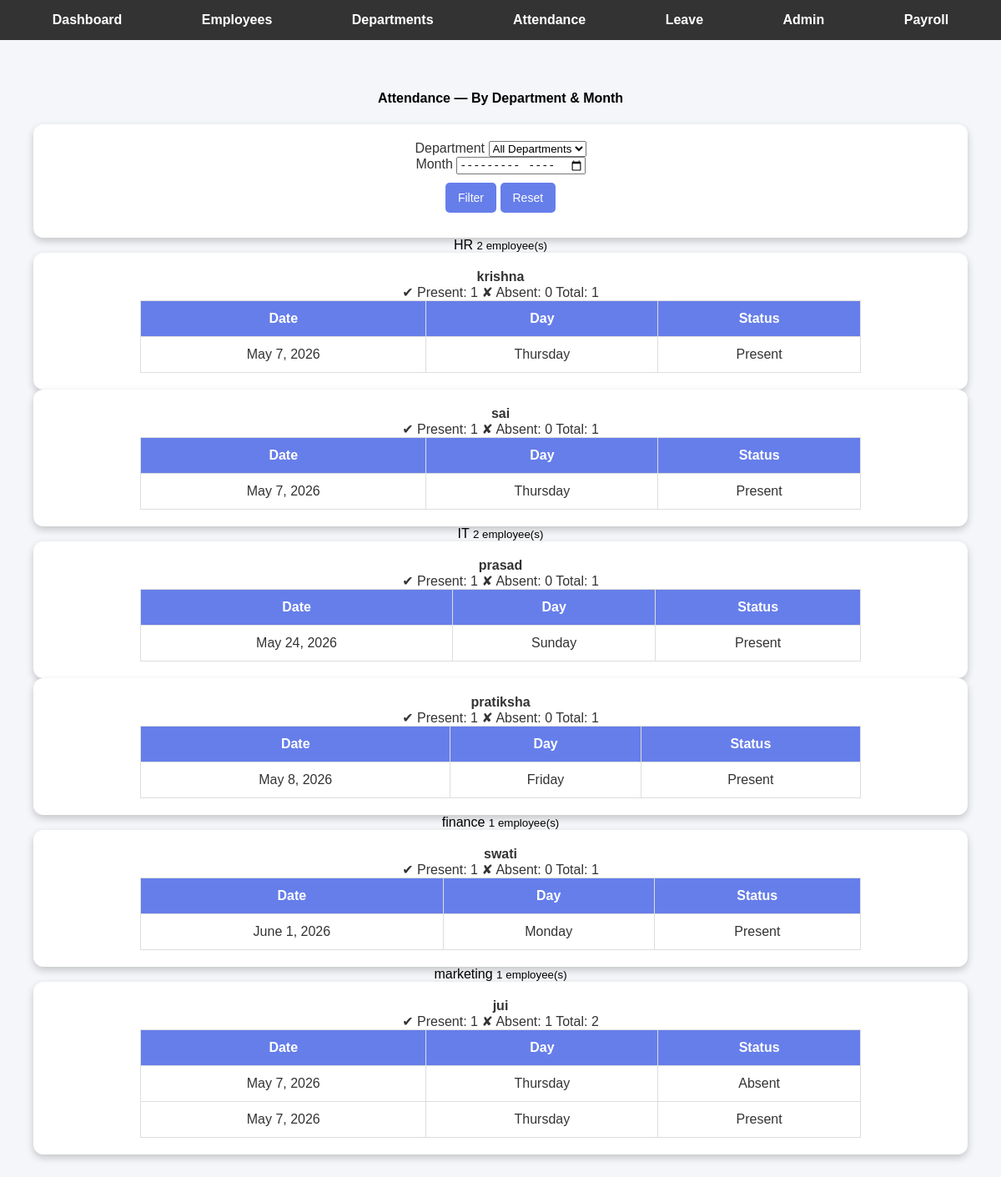
The page /attendance-ui/ on the database its author committed.
### hrm/models.py (models this page shows, shortened)
class Department(models.Model):
    name = models.CharField(max_length=100)
    location = models.CharField(max_length=100)

class Employee(models.Model):
    name = models.CharField(max_length=100)
    email = models.EmailField(unique=True)
    department = models.ForeignKey('Department', on_delete=models.CASCADE)
    salary = models.IntegerField()
    joining_date = models.DateField(null=True, blank=True)

class Attendance(models.Model):
    employee = models.ForeignKey(Employee, on_delete=models.CASCADE)
    date = models.DateField()
    status = models.CharField(max_length=10)  # Present / Absent

### hrm/views.py (the view)
# urls.py: path('attendance-ui/', views.attendance_page),
def attendance_page(request):
    departments = Department.objects.all()
    selected_dept = request.GET.get('dept', '')
    selected_month = request.GET.get('month', '')  # format: YYYY-MM
    attendance = Attendance.objects.select_related('employee', 'employee__department')
    if selected_dept:
        attendance = attendance.filter(employee__department__id=selected_dept)
    if selected_month:
        year, month = selected_month.split('-')
        attendance = attendance.filter(date__year=year, date__month=month)
    dept_data = {}
    for att in attendance.order_by('employee__department__name', 'employee__name', 'date'):
        dept = att.employee.department
        dept_name = dept.name if dept else 'No Department'
        dept_id = dept.id if dept else 0
        if dept_id not in dept_data:
            dept_data[dept_id] = {
                'name': dept_name,
                'employees': {}
            }
        emp = att.employee
        if emp.id not in dept_data[dept_id]['employees']:
            dept_data[dept_id]['employees'][emp.id] = {
                'name': emp.name,
                'records': [],
                'present': 0,
                'absent': 0,
            }
        dept_data[dept_id]['employees'][emp.id]['records'].append(att)
        status_lower = att.status.lower()
        if status_lower == 'present':
            dept_data[dept_id]['employees'][emp.id]['present'] += 1
        elif status_lower == 'absent':
            dept_data[dept_id]['employees'][emp.id]['absent'] += 1
    return render(request, 'attendance.html', {
        'dept_data': dept_data,
        'departments': departments,
        'selected_dept': selected_dept,
        'selected_month': selected_month,
    })

### templates/attendance.html (shortened to what this page needs)
{% extends 'base.html' %}
{% block content %}
<div class="container mt-4">
  <div class="d-flex align-items-center justify-content-between mb-4">
    <h4 class="mb-0">Attendance — By Department & Month</h4>
  </div>
  <div class="card p-3 mb-4 border">
    <form method="get" class="row g-3 align-items-end">
      <div class="col-md-4">
        <label class="form-label fw-semibold">Department</label>
        <select name="dept" class="form-select">
          <option value="">All Departments</option>
        </select>
      </div>
      <div class="col-md-4">
        <label class="form-label fw-semibold">Month</label>
        <input type="month" name="month" class="form-control" value="{{ selected_month }}">
      </div>
      <div class="col-md-4 d-flex gap-2">
        <button type="submit" class="btn btn-primary w-100">Filter</button>
        <a href="{% url 'attendance_page' %}" class="btn btn-outline-secondary w-100">Reset</a>
      </div>
    </form>
  </div>
  {% if dept_data %}
    {% for dept_id, dept in dept_data.items %}
    <div class="mb-5">
      <div class="d-flex align-items-center gap-2 mb-3">
        <span class="badge bg-dark fs-6 px-3 py-2">{{ dept.name }}</span>
        <small class="text-muted">{{ dept.employees|length }} employee(s)</small>
      </div>
      {% for emp_id, emp in dept.employees.items %}
      <div class="card mb-3 border shadow-sm">
        <div class="card-header d-flex justify-content-between align-items-center bg-light">
          <strong>{{ emp.name }}</strong>
          <div class="d-flex gap-3">
            <span class="text-success fw-semibold">✔ Present: {{ emp.present }}</span>
            <span class="text-danger fw-semibold">✘ Absent: {{ emp.absent }}</span>
            <span class="text-secondary">Total: {{ emp.records|length }}</span>
          </div>
        </div>
        <div class="card-body p-0">
          <table class="table table-sm table-hover mb-0">
            <thead class="table-light">
              <tr>
                <th class="ps-3">Date</th>
                <th>Day</th>
                <th>Status</th>
              </tr>
            </thead>
            <tbody>
              {% for att in emp.records %}
              <tr>
                <td class="ps-3">{{ att.date }}</td>
                <td class="text-muted">{{ att.date|date:"l" }}</td>
                <td>
                  {% if att.status|lower == "present" %}
                    <span class="badge bg-success">Present</span>
                  {% elif att.status|lower == "absent" %}
                    <span class="badge bg-danger">Absent</span>
                  {% else %}
                    <span class="badge bg-secondary">{{ att.status }}</span>
                  {% endif %}
                </td>
              </tr>
              {% endfor %}
            </tbody>
          </table>
        </div>
      </div>
      {% endfor %}
    </div>
    {% endfor %}
  {% else %}
    <div class="alert alert-info text-center">
      No attendance records found. Try adjusting the filters.
    </div>
  {% endif %}
</div>
{% endblock %}

### templates/base.html (style rules this page uses)
body { margin: 0; font-family: Arial; background: #f4f6f9; }
.container { padding: 20px; text-align: center; }
table { width: 80%; margin: auto; border-collapse: collapse; background: white; }
th, td { padding: 12px; border: 1px solid #ddd; }
th { background: #667eea; color: white; }
.btn { display: inline-block; padding: 10px 15px; background: #667eea; color: white; text-decoration: none; border-radius: 5px; margin-bottom: 10px; border: none; cursor: pointer; font-size: 14px; }
button[type="submit"], input[type="submit"] { display: inline-block; padding: 10px 15px; background: #667eea; color: white; border: none; border-radius: 5px; cursor: pointer; font-size: 14px; margin-top: 10px; }
.card { background: white; color: #333; padding: 20px; border-radius: 12px; text-decoration: none; box-shadow: 0 4px 10px rgba(0,0,0,0.2); transition: transform 0.2s; text-align: center; }

### rows shown on the page
Department: name "HR"
Employee: name "krishna"
Attendance: date "May 7, 2026", date "Thursday", status "Present"
Employee: name "sai"
Attendance: date "May 7, 2026", date "Thursday", status "Present"
Department: name "IT"
Employee: name "prasad"
Attendance: date "May 24, 2026", date "Sunday", status "Present"
Employee: name "pratiksha"
Attendance: date "May 8, 2026", date "Friday", status "Present"
Department: name "finance"
Employee: name "swati"
Attendance: date "June 1, 2026", date "Monday", status "Present"
Department: name "marketing"
Employee: name "jui"
Attendance: date "May 7, 2026", date "Thursday", status "Absent"
Attendance: date "May 7, 2026", date "Thursday", status "Present"

### other values the page prints
{{ dept.employees|length }} "2" "2" "1" "1"
{{ emp.present }} "1" "1" "1" "1" "1" "1"
{{ emp.absent }} "0" "0" "0" "0" "0" "1"
{{ emp.records|length }} "1" "1" "1" "1" "1" "2"
